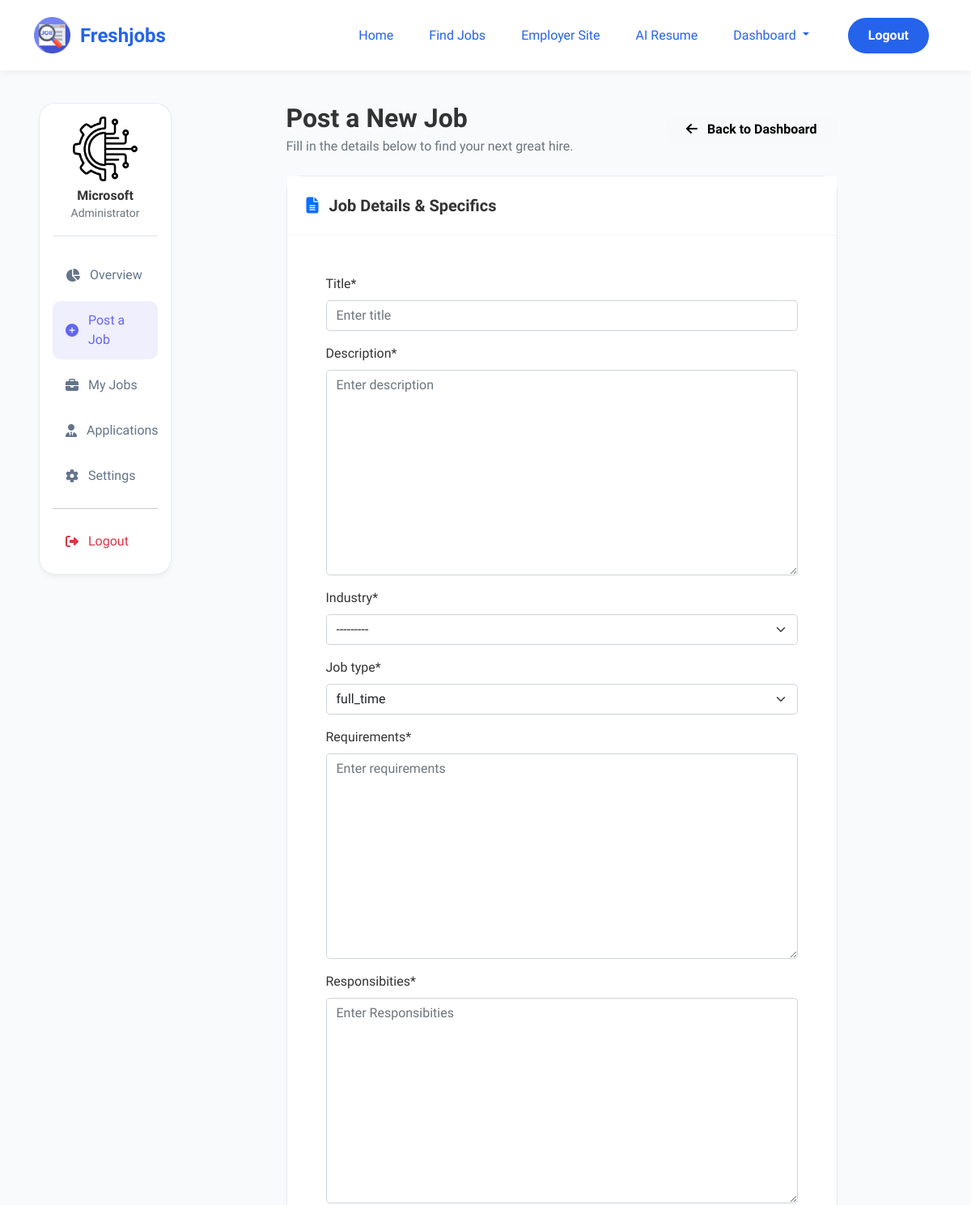
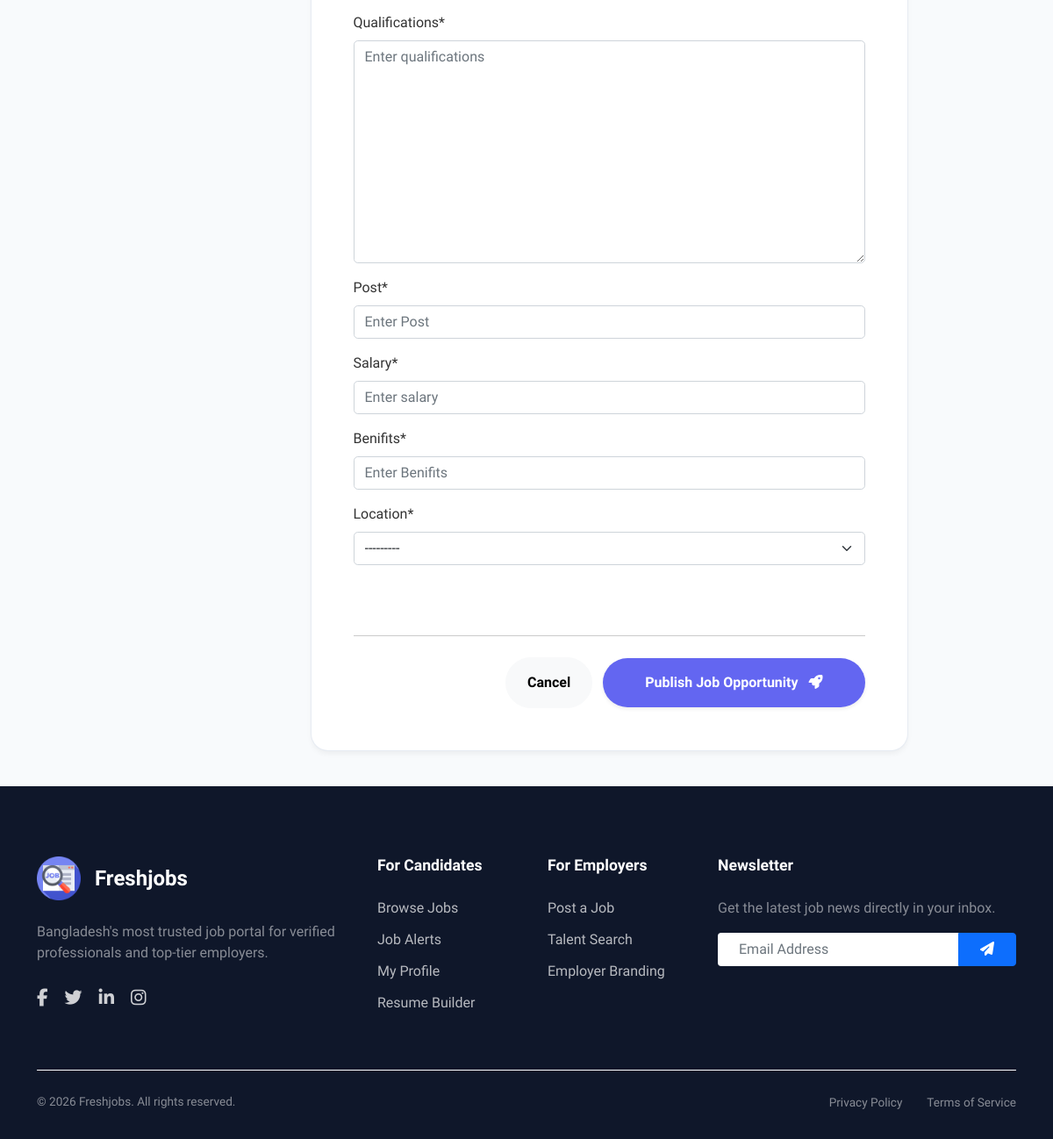
Page /JobsView/ (signed in) on the committed database (2 pictures, top to bottom).
### employee/models.py (models this page shows, shortened)
class Employee(models.Model):
    user = models.OneToOneField(User,on_delete=models.CASCADE,related_name='employees')
    company_name = models.CharField(max_length=70)
    Company_Logo = models.ImageField(upload_to='media/images',null=True)
    Company_number = models.CharField(max_length=11,null=True)
    About = models.TextField(blank=True)
    website = models.URLField(blank=True)
    company_mail = models.EmailField(null=True)

### jobs/views.py (the view, shortened to what this page needs)
# urls.py: path('JobsView/',views.JobsView.as_view(),name='jobs'),
class JobsView(LoginRequiredMixin, CreateView):
    template_name = 'jobs.html'
    form_class  = JobsForm
    success_url = reverse_lazy('home')
    def get_context_data(self, **kwargs):
        context = super().get_context_data(**kwargs)
        context['employee'] = Employee.objects.get(user=self.request.user)
        return context
    def dispatch(self, request, *args, **kwargs):
        if not Employee.objects.filter(user=request.user).exists():
            messages.error(request, "Only employers can post jobs. Please register as an employer.")
            return redirect('employee_register')
        return super().dispatch(request, *args, **kwargs)

### jobs/forms.py
class JobsForm(forms.ModelForm):
    class Meta:
        model = Jobs
        exclude= ['posted_by']
    def __init__(self,*args, **kwargs):
        super(JobsForm, self).__init__(*args, **kwargs)
        for field in self.fields:
            self.fields[field].widget.attrs.update({
                'class': 'form-control rounded-3',
                'placeholder': f'Enter {field.replace("_", " ")}'
            })

### category/models.py (called while the page is built)
    def __str__(self):
        return self.name

### core/context_processors.py (called while the page is built)
def show_seeker_link(request):
    show_link = True  # Default to showing the link
    if 'jobs' not in request.resolver_match.func.__globals__:
        show_link = False
    return {'show_seeker_link': show_link}

### location/models.py (called while the page is built)
    def __str__(self):
        return self.name

### jobs/templates/jobs.html (shortened to what this page needs)
{% extends 'index.html' %}
{% load static %}
{% load crispy_forms_tags %}
{% block content %}
<link href="https://unpkg.com/aos@2.3.1/dist/aos.css" rel="stylesheet">
<div class="dashboard-container">
    <div class="container-fluid px-lg-5">
        <div class="row">
            <div class="col-lg-2 mb-4 d-none d-lg-block">
                <div class="dash-card p-3">
                    <div class="text-center mb-4 pb-3 border-bottom">
                        {% if employee.Company_Logo %}
                            <img src="{{ employee.Company_Logo.url }}" class="rounded-3 mb-2" style="width: 80px; height: 80px; object-fit: contain;">
                        {% else %}
                            <div class="bg-primary-soft rounded-3 d-inline-flex align-items-center justify-content-center mb-2" style="width: 80px; height: 80px;">
                                <i class="fas fa-building fa-2x"></i>
                            </div>
                        {% endif %}
                        <h6 class="fw-bold mb-0 text-truncate">{{ employee.company_name }}</h6>
                        <small class="text-muted">Administrator</small>
                    </div>
                    <nav class="d-flex flex-column gap-2">
                        <a href="{% url 'employee_dashboard' %}" class="sidebar-link"><i class="fas fa-chart-pie"></i> Overview</a>
                        <a href="{% url 'jobs' %}" class="sidebar-link active"><i class="fas fa-plus-circle"></i> Post a Job</a>
                        <a href="{% url 'jobdetails' %}" class="sidebar-link"><i class="fas fa-briefcase"></i> My Jobs</a>
                        <a href="{% url 'employee_applications' %}" class="sidebar-link"><i class="fas fa-user-tie"></i> Applications</a>
                        <a href="{% url 'employee_settings' %}" class="sidebar-link"><i class="fas fa-cog"></i> Settings</a>
                        <hr class="my-2">
                        <a href="{% url 'Logout' %}" class="sidebar-link text-danger"><i class="fas fa-sign-out-alt"></i> Logout</a>
                    </nav>
                </div>
            </div>
            <div class="col-lg-10">
                <div class="row justify-content-center">
                    <div class="col-xl-9">
                        <div class="d-flex justify-content-between align-items-center mb-4" data-aos="fade-down">
                            <div>
                                <h2 class="fw-bold mb-1">Post a New Job</h2>
                                <p class="text-muted mb-0">Fill in the details below to find your next great hire.</p>
                            </div>
                            <a href="{% url 'employee_dashboard' %}" class="btn btn-light rounded-pill px-4 fw-bold">
                                <i class="fas fa-arrow-left me-2"></i> Back to Dashboard
                            </a>
                        </div>
                        <div class="dash-card overflow-visible" data-aos="fade-up" data-aos-delay="100">
                            <div class="dash-card-header bg-white">
                                <h5 class="fw-bold mb-0"><i class="fas fa-file-alt text-primary me-2"></i> Job Details & Specifics</h5>
                            </div>
                            <div class="p-4 p-md-5">
                                <form method="post" class="custom-form">
                                    <div class="row g-4">
                                        <div class="col-12">
                                            {{ form|crispy }}
                                        </div>
                                        <div class="col-12 mt-5 text-end">
                                            <hr class="mb-4">
                                            <button type="button" class="btn btn-light px-4 py-3 rounded-pill fw-bold me-2" onclick="window.history.back()">Cancel</button>
                                            <button type="submit" class="btn btn-dash-primary px-5 py-3 rounded-pill fw-bold shadow-sm">
                                                Publish Job Opportunity <i class="fas fa-rocket ms-2"></i>
                                            </button>
                                        </div>
                                    </div>
                                </form>
                            </div>
                        </div>
                    </div>
                </div>
            </div>
        </div>
    </div>
</div>
{% endblock content %}

### core/static/images/css/atb_style.css (style rules this page uses)
:root { --atb-blue-dark: #0f172a; --atb-blue-primary: #2563eb; --atb-blue-hover: #1d4ed8; --atb-yellow: #f59e0b; --atb-bg-light: #f8fafc; --atb-white: #ffffff; --atb-grey-muted: #64748b; --atb-green-success: #10b981; --font-primary: 'Blinker', sans-serif; --font-bengali: 'Anek Bangla', sans-serif; }
body { font-family: var(--font-primary); background-color: var(--atb-bg-light); color: #333; margin: 0; overflow-x: hidden; }

### jobs/templates/jobs.html (style rules this page uses)
:root { --dash-primary: #6366f1; --dash-secondary: #4f46e5; --dash-accent: #f59e0b; --dash-bg: #f8fafc; --dash-card-bg: #ffffff; --dash-text: #1e293b; --dash-text-muted: #64748b; }
body { background-color: var(--dash-bg); }
.dashboard-container { padding: 40px 0; min-height: 100vh; }
.dash-card { background: var(--dash-card-bg); border-radius: 20px; border: 1px solid rgba(226, 232, 240, 0.8); box-shadow: 0 4px 6px -1px rgba(0, 0, 0, 0.05); overflow: hidden; }
.dash-card-header { padding: 24px; border-bottom: 1px solid #f1f5f9; display: flex; justify-content: space-between; align-items: center; }
.sidebar-link { display: flex; align-items: center; gap: 12px; padding: 12px 16px; border-radius: 10px; color: var(--dash-text-muted); text-decoration: none; transition: all 0.2s; font-weight: 500; }
.sidebar-link:hover, .sidebar-link.active { background: rgba(99, 102, 241, 0.1); color: var(--dash-primary); }
.btn-dash-primary { background: var(--dash-primary); color: white; border: none; padding: 12px 24px; border-radius: 12px; font-weight: 600; transition: all 0.2s; }

### rows in the picture
Employee: Company_Logo (picture), company_name "Microsoft"
